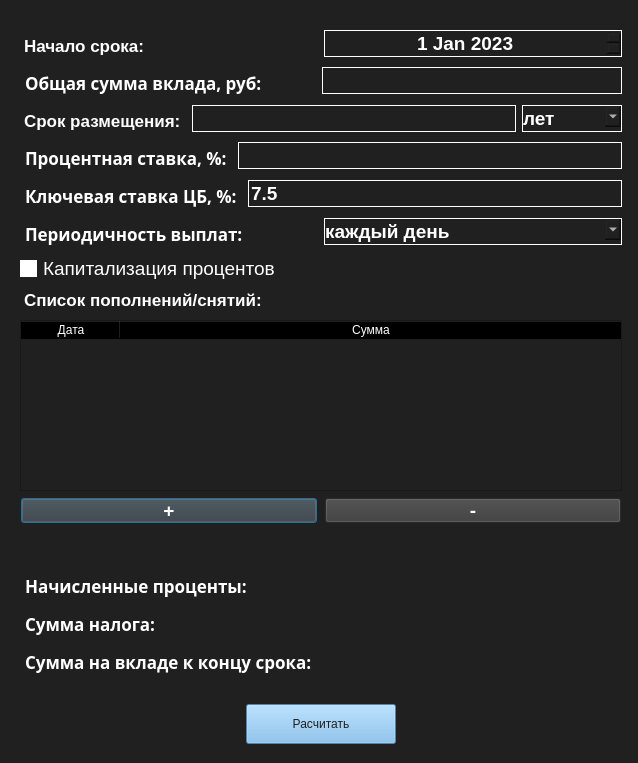
<?xml version="1.0" encoding="UTF-8"?>
<ui version="4.0">
 <class>Deposit</class>
 <widget class="QDialog" name="Deposit">
  <property name="geometry">
   <rect>
    <x>0</x>
    <y>0</y>
    <width>638</width>
    <height>763</height>
   </rect>
  </property>
  <property name="minimumSize">
   <size>
    <width>638</width>
    <height>763</height>
   </size>
  </property>
  <property name="maximumSize">
   <size>
    <width>638</width>
    <height>763</height>
   </size>
  </property>
  <property name="windowTitle">
   <string>Dialog</string>
  </property>
  <property name="styleSheet">
   <string notr="true">background-color: #202020;</string>
  </property>
  <widget class="QWidget" name="layoutWidget">
   <property name="geometry">
    <rect>
     <x>20</x>
     <y>30</y>
     <width>602</width>
     <height>714</height>
    </rect>
   </property>
   <layout class="QVBoxLayout" name="verticalLayout">
    <item>
     <layout class="QHBoxLayout" name="horizontalLayout_10">
      <item>
       <widget class="QLabel" name="lb_date">
        <property name="styleSheet">
         <string notr="true">QLabel {
	color: white;
	font-size: 13pt;
	font-weight: 600;
	margin-top: 4px;
	margin-bottom: 4px;
}</string>
        </property>
        <property name="text">
         <string>Начало срока:</string>
        </property>
       </widget>
      </item>
      <item>
       <widget class="QDateEdit" name="de_begin_date">
        <property name="font">
         <font>
          <family>Arial</family>
          <pointsize>14</pointsize>
          <weight>75</weight>
          <bold>true</bold>
         </font>
        </property>
        <property name="styleSheet">
         <string notr="true">QDateEdit{
  border: 1px solid white;
  color: white;
  font-family: Arial;
  font-size: 14pt;
  font-weight: 600;
  margin-bottom: 4px;
}</string>
        </property>
        <property name="alignment">
         <set>Qt::AlignCenter</set>
        </property>
        <property name="dateTime">
         <datetime>
          <hour>0</hour>
          <minute>0</minute>
          <second>0</second>
          <year>2023</year>
          <month>1</month>
          <day>1</day>
         </datetime>
        </property>
       </widget>
      </item>
     </layout>
    </item>
    <item>
     <layout class="QHBoxLayout" name="horizontalLayout">
      <item>
       <widget class="QLabel" name="lb_deposit_sum">
        <property name="font">
         <font>
          <family>Arioal</family>
          <pointsize>13</pointsize>
          <weight>75</weight>
          <bold>true</bold>
         </font>
        </property>
        <property name="layoutDirection">
         <enum>Qt::LeftToRight</enum>
        </property>
        <property name="styleSheet">
         <string notr="true">QLabel {
	color: white;
	font-size: 13pt;
	font-weight: 600;
	margin-top: 4px;
	margin-bottom: 4px;
}</string>
        </property>
        <property name="text">
         <string>Общая сумма вклада, руб:</string>
        </property>
       </widget>
      </item>
      <item>
       <widget class="QLineEdit" name="ln_deposit_sum">
        <property name="sizePolicy">
         <sizepolicy hsizetype="Fixed" vsizetype="Fixed">
          <horstretch>0</horstretch>
          <verstretch>0</verstretch>
         </sizepolicy>
        </property>
        <property name="minimumSize">
         <size>
          <width>300</width>
          <height>0</height>
         </size>
        </property>
        <property name="maximumSize">
         <size>
          <width>300</width>
          <height>16777215</height>
         </size>
        </property>
        <property name="font">
         <font>
          <family>Arial</family>
          <pointsize>14</pointsize>
          <weight>75</weight>
          <bold>true</bold>
         </font>
        </property>
        <property name="styleSheet">
         <string notr="true">QLineEdit {
   	border: 1px solid white;
	color: white;
	font-family: Arial;
	font-size: 14pt;
	font-weight: 600;
	margin-bottom: 4px;
}
</string>
        </property>
        <property name="text">
         <string/>
        </property>
        <property name="placeholderText">
         <string/>
        </property>
       </widget>
      </item>
     </layout>
    </item>
    <item>
     <layout class="QHBoxLayout" name="horizontalLayout_2">
      <item>
       <widget class="QLabel" name="lb_time">
        <property name="styleSheet">
         <string>QLabel {
	color: white;
	font-size: 13pt;
	font-weight: 600;
	margin-top: 4px;
	margin-bottom: 4px;
}</string>
        </property>
        <property name="text">
         <string>Срок размещения:</string>
        </property>
       </widget>
      </item>
      <item>
       <widget class="QLineEdit" name="ln_time">
        <property name="styleSheet">
         <string notr="true">QLineEdit {
   	border: 1px solid white;
	color: white;
	font-family: Arial;
	font-size: 14pt;
	font-weight: 600;
	margin-bottom: 4px;
}</string>
        </property>
       </widget>
      </item>
      <item>
       <widget class="QComboBox" name="cmb_time">
        <property name="styleSheet">
         <string notr="true">QComboBox{
  border: 1px solid white;
  color: white;
  font-family: Arial;
  font-size: 14pt;
  font-weight: 600;
  margin-bottom: 4px;
}</string>
        </property>
        <item>
         <property name="text">
          <string>лет</string>
         </property>
        </item>
        <item>
         <property name="text">
          <string>месяцев</string>
         </property>
        </item>
       </widget>
      </item>
     </layout>
    </item>
    <item>
     <layout class="QHBoxLayout" name="horizontalLayout_3">
      <item>
       <widget class="QLabel" name="lb_interest">
        <property name="font">
         <font>
          <family>Arioal</family>
          <pointsize>13</pointsize>
          <weight>75</weight>
          <bold>true</bold>
         </font>
        </property>
        <property name="layoutDirection">
         <enum>Qt::RightToLeft</enum>
        </property>
        <property name="styleSheet">
         <string notr="true">QLabel {
	color: white;
	font-size: 13pt;
	font-weight: 600;
	margin-top: 4px;
	margin-bottom: 4px;
}</string>
        </property>
        <property name="text">
         <string>Процентная ставка, %:</string>
        </property>
       </widget>
      </item>
      <item>
       <widget class="QLineEdit" name="ln_interest">
        <property name="font">
         <font>
          <family>Arial</family>
          <pointsize>14</pointsize>
          <weight>75</weight>
          <bold>true</bold>
         </font>
        </property>
        <property name="styleSheet">
         <string notr="true">QLineEdit {
   	border: 1px solid white;
	color: white;
	font-family: Arial;
	font-size: 14pt;
	font-weight: 600;
	margin-bottom: 4px;
}</string>
        </property>
        <property name="text">
         <string/>
        </property>
        <property name="placeholderText">
         <string/>
        </property>
       </widget>
      </item>
     </layout>
    </item>
    <item>
     <layout class="QHBoxLayout" name="horizontalLayout_9">
      <item>
       <widget class="QLabel" name="lb_tax">
        <property name="font">
         <font>
          <family>Arioal</family>
          <pointsize>13</pointsize>
          <weight>75</weight>
          <bold>true</bold>
         </font>
        </property>
        <property name="layoutDirection">
         <enum>Qt::RightToLeft</enum>
        </property>
        <property name="styleSheet">
         <string notr="true">QLabel {
	color: white;
	font-size: 13pt;
	font-weight: 600;
	margin-top: 4px;
	margin-bottom: 4px;
}</string>
        </property>
        <property name="text">
         <string>Ключевая ставка ЦБ, %:</string>
        </property>
       </widget>
      </item>
      <item>
       <widget class="QLineEdit" name="ln_tax">
        <property name="font">
         <font>
          <family>Arial</family>
          <pointsize>14</pointsize>
          <weight>75</weight>
          <bold>true</bold>
         </font>
        </property>
        <property name="styleSheet">
         <string notr="true">QLineEdit {
   	border: 1px solid white;
	color: white;
	font-family: Arial;
	font-size: 14pt;
	font-weight: 600;
	margin-bottom: 4px;
}</string>
        </property>
        <property name="text">
         <string>7.5</string>
        </property>
        <property name="placeholderText">
         <string/>
        </property>
       </widget>
      </item>
     </layout>
    </item>
    <item>
     <layout class="QHBoxLayout" name="horizontalLayout_4">
      <item>
       <widget class="QLabel" name="lb_pay_freq">
        <property name="font">
         <font>
          <family>Arioal</family>
          <pointsize>13</pointsize>
          <weight>75</weight>
          <bold>true</bold>
         </font>
        </property>
        <property name="layoutDirection">
         <enum>Qt::RightToLeft</enum>
        </property>
        <property name="styleSheet">
         <string notr="true">QLabel {
	color: white;
	font-size: 13pt;
	font-weight: 600;
	margin-top: 4px;
	margin-bottom: 4px;
}</string>
        </property>
        <property name="text">
         <string>Периодичность выплат:</string>
        </property>
       </widget>
      </item>
      <item>
       <widget class="QComboBox" name="cmb_pay_freq">
        <property name="font">
         <font>
          <family>Arial</family>
          <pointsize>14</pointsize>
          <weight>75</weight>
          <bold>true</bold>
         </font>
        </property>
        <property name="styleSheet">
         <string notr="true">QComboBox{
  border: 1px solid white;
  color: white;
  font-family: Arial;
  font-size: 14pt;
  font-weight: 600;
  margin-bottom: 4px;
}
</string>
        </property>
        <item>
         <property name="text">
          <string>каждый день</string>
         </property>
        </item>
        <item>
         <property name="text">
          <string>раз в месяц</string>
         </property>
        </item>
        <item>
         <property name="text">
          <string>раз в квартал</string>
         </property>
        </item>
        <item>
         <property name="text">
          <string>раз в полгода</string>
         </property>
        </item>
        <item>
         <property name="text">
          <string>раз в год</string>
         </property>
        </item>
        <item>
         <property name="text">
          <string>в конце срока</string>
         </property>
        </item>
       </widget>
      </item>
     </layout>
    </item>
    <item>
     <widget class="QCheckBox" name="cb_capitalization">
      <property name="styleSheet">
       <string notr="true">QCheckBox {
   color: white;
	font-size: 14pt;
}

QCheckBox::indicator {
     color: white;
     width: 15px;
     height: 15px;
     border: 1px solid white;
     background-color: none;
}

QCheckBox::indicator:checked {
  color: red;
  background-color: black;
}

QCheckBox::indicator:unchecked {
    background-color: white;
}</string>
      </property>
      <property name="text">
       <string>Капитализация процентов</string>
      </property>
     </widget>
    </item>
    <item>
     <widget class="QLabel" name="label_Deposits">
      <property name="styleSheet">
       <string notr="true">QLabel {
	color: white;
	font-size: 13pt;
	font-weight: 600;
	margin-top: 4px;
	margin-bottom: 4px;
}
</string>
      </property>
      <property name="text">
       <string>Список пополнений/снятий:</string>
      </property>
     </widget>
    </item>
    <item>
     <widget class="QTableWidget" name="tb_replenish_withdraw">
      <property name="minimumSize">
       <size>
        <width>0</width>
        <height>150</height>
       </size>
      </property>
      <property name="autoFillBackground">
       <bool>false</bool>
      </property>
      <property name="styleSheet">
       <string notr="true">color: white !important;

QTableWidget {
    color: white !important;
   background-color: black;
}

QHeaderView::section {
    color: white !important;
   background-color: black;
}</string>
      </property>
      <attribute name="horizontalHeaderDefaultSectionSize">
       <number>100</number>
      </attribute>
      <attribute name="horizontalHeaderStretchLastSection">
       <bool>true</bool>
      </attribute>
      <column>
       <property name="text">
        <string>Дата</string>
       </property>
      </column>
      <column>
       <property name="text">
        <string>Сумма</string>
       </property>
      </column>
     </widget>
    </item>
    <item>
     <layout class="QHBoxLayout" name="horizontalLayout_11">
      <item>
       <widget class="QPushButton" name="bt_plus">
        <property name="font">
         <font>
          <pointsize>14</pointsize>
          <weight>75</weight>
          <bold>true</bold>
         </font>
        </property>
        <property name="styleSheet">
         <string notr="true">QPushButton {
    color: white;
    background-color: #3B3B3B;
    margin: 1px;
}
QPushButton:hover {
    background-color: #323232;
}
QPushButton:pressed {
    background-color: #282828;
    color: #CECECE
}</string>
        </property>
        <property name="text">
         <string>+</string>
        </property>
       </widget>
      </item>
      <item>
       <widget class="QPushButton" name="pushButton_Additions_minus">
        <property name="font">
         <font>
          <pointsize>14</pointsize>
          <weight>75</weight>
          <bold>true</bold>
         </font>
        </property>
        <property name="styleSheet">
         <string notr="true">QPushButton {
    color: white;
    background-color: #3B3B3B;
    margin: 1px;
}
QPushButton:hover {
    background-color: #323232;
}
QPushButton:pressed {
    background-color: #282828;
    color: #CECECE
}</string>
        </property>
        <property name="text">
         <string>-</string>
        </property>
       </widget>
      </item>
     </layout>
    </item>
    <item>
     <spacer name="verticalSpacer">
      <property name="orientation">
       <enum>Qt::Vertical</enum>
      </property>
      <property name="sizeType">
       <enum>QSizePolicy::Fixed</enum>
      </property>
      <property name="sizeHint" stdset="0">
       <size>
        <width>20</width>
        <height>40</height>
       </size>
      </property>
     </spacer>
    </item>
    <item>
     <layout class="QHBoxLayout" name="horizontalLayout_5">
      <item>
       <widget class="QLabel" name="lb_ac_interest">
        <property name="enabled">
         <bool>true</bool>
        </property>
        <property name="font">
         <font>
          <family>Arioal</family>
          <pointsize>13</pointsize>
          <weight>75</weight>
          <bold>true</bold>
         </font>
        </property>
        <property name="layoutDirection">
         <enum>Qt::RightToLeft</enum>
        </property>
        <property name="styleSheet">
         <string notr="true">QLabel {
	color: white;
	font-size: 13pt;
	font-weight: 600;
	margin-top: 4px;
	margin-bottom: 4px;
}</string>
        </property>
        <property name="text">
         <string>Начисленные проценты:</string>
        </property>
       </widget>
      </item>
      <item>
       <widget class="QLabel" name="lb_ac_interest_res">
        <property name="font">
         <font>
          <pointsize>13</pointsize>
          <weight>75</weight>
          <bold>true</bold>
         </font>
        </property>
        <property name="styleSheet">
         <string notr="true">QLabel {
	color: white;
	font-size: 13pt;
	font-weight: 600;
	margin-top: 4px;
	margin-bottom: 4px;
}</string>
        </property>
        <property name="text">
         <string/>
        </property>
       </widget>
      </item>
     </layout>
    </item>
    <item>
     <layout class="QHBoxLayout" name="horizontalLayout_6">
      <item>
       <widget class="QLabel" name="lb_sum_tax">
        <property name="font">
         <font>
          <family>Arioal</family>
          <pointsize>13</pointsize>
          <weight>75</weight>
          <bold>true</bold>
         </font>
        </property>
        <property name="layoutDirection">
         <enum>Qt::RightToLeft</enum>
        </property>
        <property name="styleSheet">
         <string notr="true">QLabel {
	color: white;
	font-size: 13pt;
	font-weight: 600;
	margin-top: 4px;
	margin-bottom: 4px;
}</string>
        </property>
        <property name="text">
         <string>Сумма налога:</string>
        </property>
       </widget>
      </item>
      <item>
       <widget class="QLabel" name="lb_sum_tax_res">
        <property name="font">
         <font>
          <family>Arial</family>
          <pointsize>13</pointsize>
          <weight>75</weight>
          <bold>true</bold>
         </font>
        </property>
        <property name="styleSheet">
         <string notr="true">QLabel {
	color: white;
	font-family: Arial;
	font-size: 13pt;
	font-weight: 600;
	margin-top: 4px;
	margin-bottom: 4px;
}</string>
        </property>
        <property name="text">
         <string/>
        </property>
       </widget>
      </item>
     </layout>
    </item>
    <item>
     <layout class="QHBoxLayout" name="horizontalLayout_7">
      <item>
       <widget class="QLabel" name="lb_total">
        <property name="font">
         <font>
          <family>Arioal</family>
          <pointsize>13</pointsize>
          <weight>75</weight>
          <bold>true</bold>
         </font>
        </property>
        <property name="layoutDirection">
         <enum>Qt::RightToLeft</enum>
        </property>
        <property name="styleSheet">
         <string notr="true">QLabel {
	color: white;
	font-size: 13pt;
	font-weight: 600;
	margin-top: 4px;
	margin-bottom: 4px;
}</string>
        </property>
        <property name="text">
         <string>Сумма на вкладе к концу срока:</string>
        </property>
       </widget>
      </item>
      <item>
       <widget class="QLabel" name="lb_total_res">
        <property name="font">
         <font>
          <pointsize>13</pointsize>
          <weight>75</weight>
          <bold>true</bold>
         </font>
        </property>
        <property name="styleSheet">
         <string notr="true">QLabel {
	color: white;
	font-size: 13pt;
	font-weight: 600;
	margin-top: 4px;
	margin-bottom: 4px;
}</string>
        </property>
        <property name="text">
         <string/>
        </property>
       </widget>
      </item>
     </layout>
    </item>
    <item>
     <spacer name="verticalSpacer_2">
      <property name="orientation">
       <enum>Qt::Vertical</enum>
      </property>
      <property name="sizeType">
       <enum>QSizePolicy::Fixed</enum>
      </property>
      <property name="sizeHint" stdset="0">
       <size>
        <width>20</width>
        <height>20</height>
       </size>
      </property>
     </spacer>
    </item>
    <item>
     <layout class="QHBoxLayout" name="horizontalLayout_8">
      <item>
       <widget class="QPushButton" name="pushButton">
        <property name="minimumSize">
         <size>
          <width>150</width>
          <height>40</height>
         </size>
        </property>
        <property name="maximumSize">
         <size>
          <width>150</width>
          <height>40</height>
         </size>
        </property>
        <property name="styleSheet">
         <string notr="true">QPushButton {
    background-color: #76B9ED;
	color: #202020;
}
QPushButton:hover {
    background-color: rgb(109, 169, 216);
}
QPushButton:pressed {
    background-color: rgb(100, 154, 195);
    color: rgb(64, 98, 124);
}</string>
        </property>
        <property name="text">
         <string>Расчитать</string>
        </property>
       </widget>
      </item>
     </layout>
    </item>
   </layout>
  </widget>
 </widget>
 <resources/>
 <connections/>
</ui>
